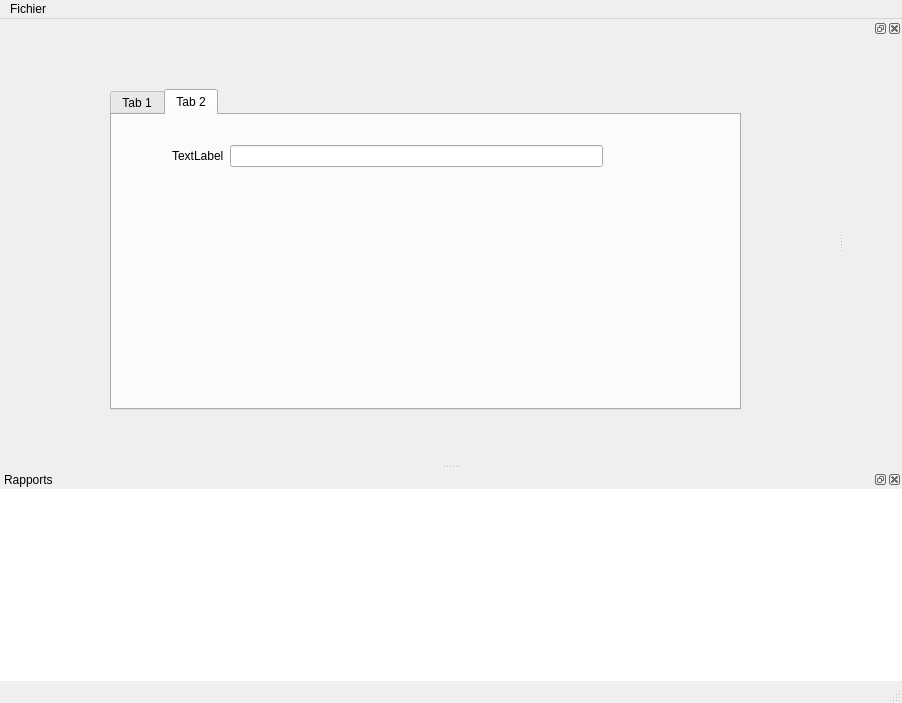
<?xml version="1.0" encoding="UTF-8"?>
<ui version="4.0">
 <class>MainWindow</class>
 <widget class="QMainWindow" name="MainWindow">
  <property name="geometry">
   <rect>
    <x>0</x>
    <y>0</y>
    <width>902</width>
    <height>703</height>
   </rect>
  </property>
  <property name="windowTitle">
   <string>MainWindow</string>
  </property>
  <widget class="QWidget" name="centralwidget">
   <widget class="QTabWidget" name="tabWidget">
    <property name="geometry">
     <rect>
      <x>110</x>
      <y>70</y>
      <width>631</width>
      <height>321</height>
     </rect>
    </property>
    <property name="currentIndex">
     <number>1</number>
    </property>
    <widget class="QWidget" name="tab">
     <attribute name="title">
      <string>Tab 1</string>
     </attribute>
    </widget>
    <widget class="QWidget" name="tab_2">
     <attribute name="title">
      <string>Tab 2</string>
     </attribute>
     <widget class="QWidget" name="verticalLayoutWidget">
      <property name="geometry">
       <rect>
        <x>60</x>
        <y>30</y>
        <width>431</width>
        <height>161</height>
       </rect>
      </property>
      <layout class="QVBoxLayout" name="verticalLayout_2">
       <property name="sizeConstraint">
        <enum>QLayout::SetMaximumSize</enum>
       </property>
       <item>
        <layout class="QHBoxLayout" name="horizontalLayout">
         <property name="sizeConstraint">
          <enum>QLayout::SetMaximumSize</enum>
         </property>
         <item>
          <widget class="QLabel" name="label">
           <property name="text">
            <string>TextLabel</string>
           </property>
          </widget>
         </item>
         <item>
          <widget class="QLineEdit" name="lineEdit"/>
         </item>
        </layout>
       </item>
      </layout>
     </widget>
    </widget>
   </widget>
  </widget>
  <widget class="QMenuBar" name="menubar">
   <property name="geometry">
    <rect>
     <x>0</x>
     <y>0</y>
     <width>902</width>
     <height>21</height>
    </rect>
   </property>
   <property name="defaultUp">
    <bool>false</bool>
   </property>
   <widget class="QMenu" name="menuFile">
    <property name="title">
     <string>Fichier</string>
    </property>
   </widget>
   <addaction name="menuFile"/>
  </widget>
  <widget class="QStatusBar" name="statusbar"/>
  <widget class="QDockWidget" name="reportWidget">
   <property name="minimumSize">
    <size>
     <width>80</width>
     <height>172</height>
    </size>
   </property>
   <property name="windowTitle">
    <string>Rapports</string>
   </property>
   <attribute name="dockWidgetArea">
    <number>8</number>
   </attribute>
   <widget class="QWidget" name="errorTab">
    <layout class="QVBoxLayout" name="verticalLayout">
     <property name="spacing">
      <number>0</number>
     </property>
     <property name="leftMargin">
      <number>0</number>
     </property>
     <property name="topMargin">
      <number>0</number>
     </property>
     <property name="rightMargin">
      <number>0</number>
     </property>
     <property name="bottomMargin">
      <number>0</number>
     </property>
     <item>
      <widget class="QTextEdit" name="errorLog">
       <property name="minimumSize">
        <size>
         <width>0</width>
         <height>150</height>
        </size>
       </property>
       <property name="autoFillBackground">
        <bool>false</bool>
       </property>
       <property name="frameShape">
        <enum>QFrame::NoFrame</enum>
       </property>
       <property name="frameShadow">
        <enum>QFrame::Plain</enum>
       </property>
       <property name="readOnly">
        <bool>true</bool>
       </property>
      </widget>
     </item>
    </layout>
   </widget>
  </widget>
  <widget class="QDockWidget" name="dockWidget">
   <attribute name="dockWidgetArea">
    <number>2</number>
   </attribute>
   <widget class="QWidget" name="dockWidgetContents"/>
  </widget>
 </widget>
 <resources/>
 <connections/>
</ui>
